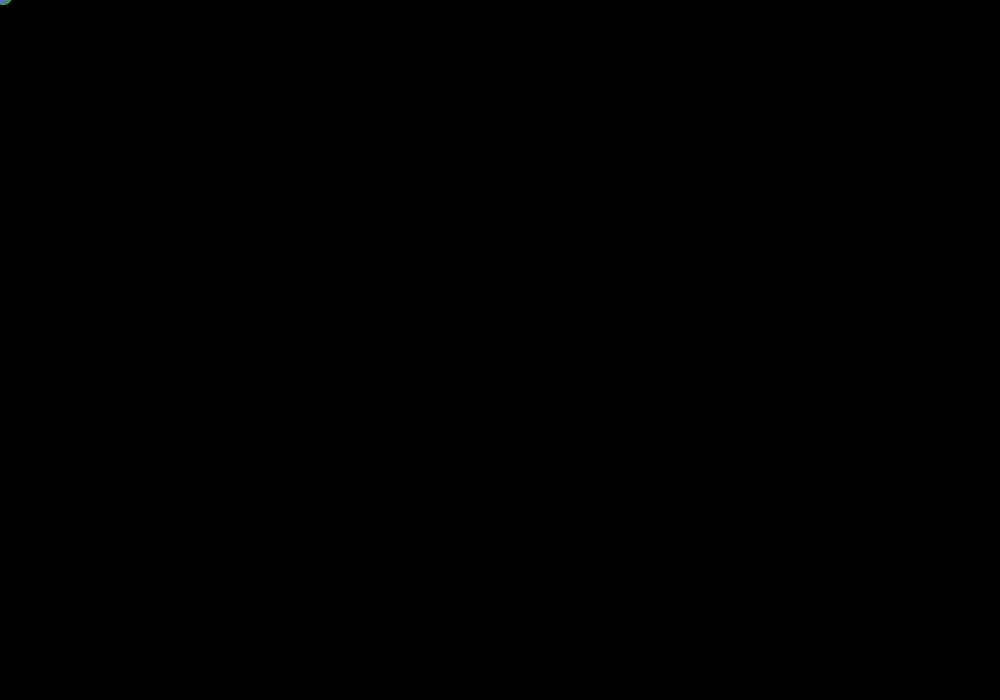
Frame 1 (no input)
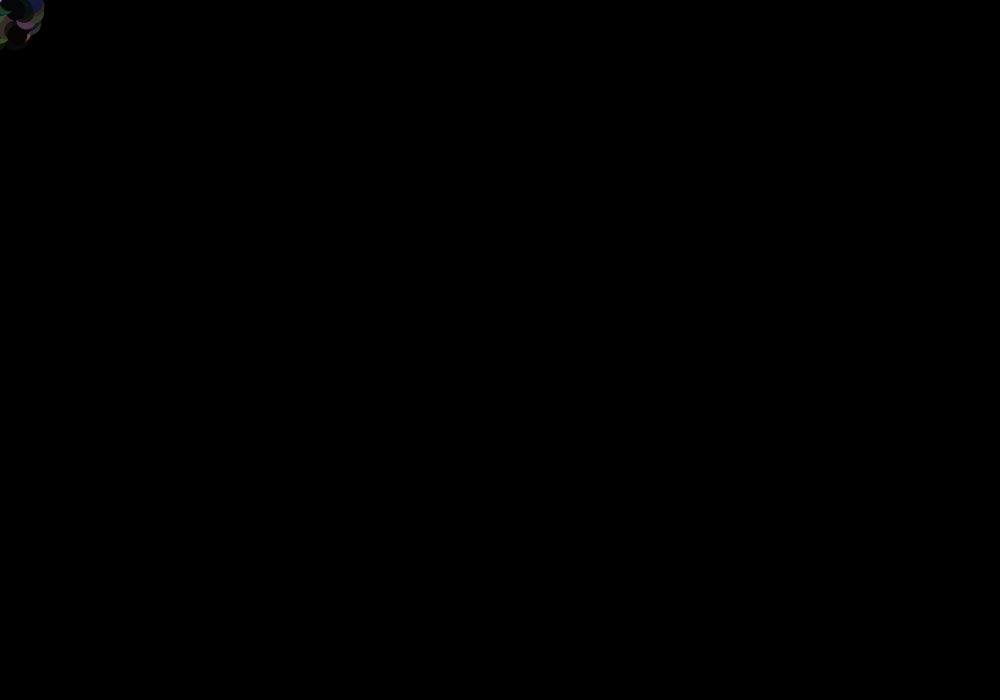
Frame 60 (the mouse pressed at the canvas centre just before this capture)
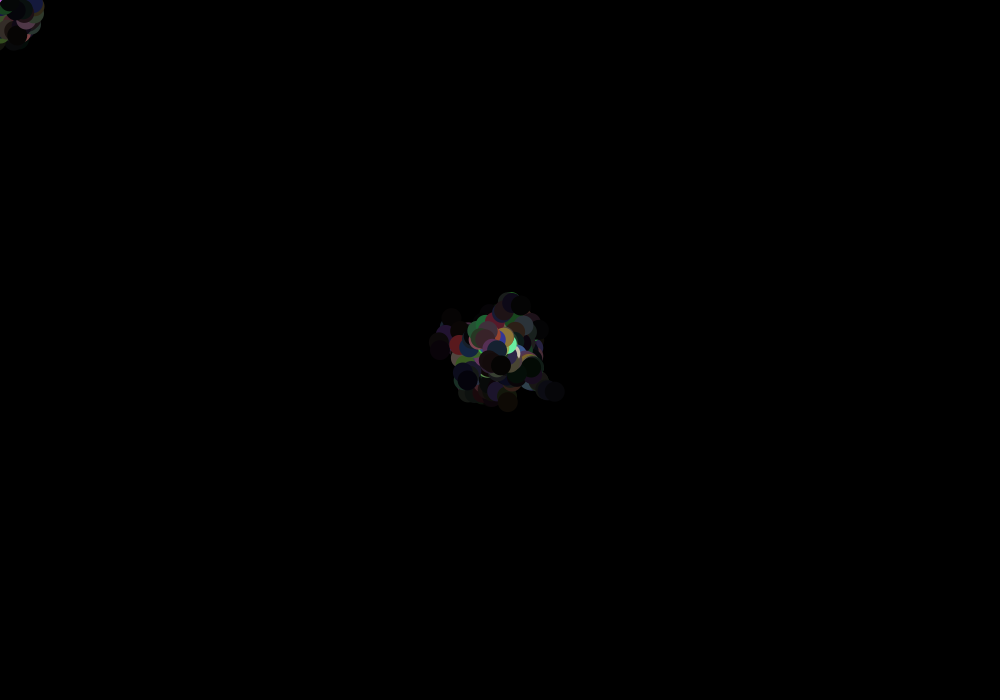
Frame 120 (the mouse held since frame 60 and released just before this capture)

The Processing sketch that drew these frames (run headless with seeded random() and noise(); from frame 60 on, the mouse is pressed at the canvas centre):

// Processing sketch: processing_49734
// ── processing_49734.pde

// make a gaudy, crazy drawing
// @author: hugh s
// @title: gaudy drawing

void setup() {
  size(1000, 700);
  background(0);
  noCursor();
}
color c = color(255,255,255);

void draw() {

  // this section makes the white center circle
  noStroke();
  fill(c, c);
  ellipse(mouseX,mouseY, 20,20);
  explode();
  
}

void explode() {
   // creates an ellipse as long as i is > 0, decremented by 20
   // this ellipse is displaced by translate in a random direction
   // determined by a random number between -10 and 10
   
   for(int i = 255; i>0; i = i-20) {
     translate(random(-10,10), random(-10,10));
     fill(i/random(1,4),i/random(1,4),i/random(1,4));
     ellipse(mouseX,mouseY,20,20);
   }
}

//this section changes the background and clears the page on mouse click
void mouseClicked() {
  background(random(0,255),random(0,255),random(0,255));
}                                               
